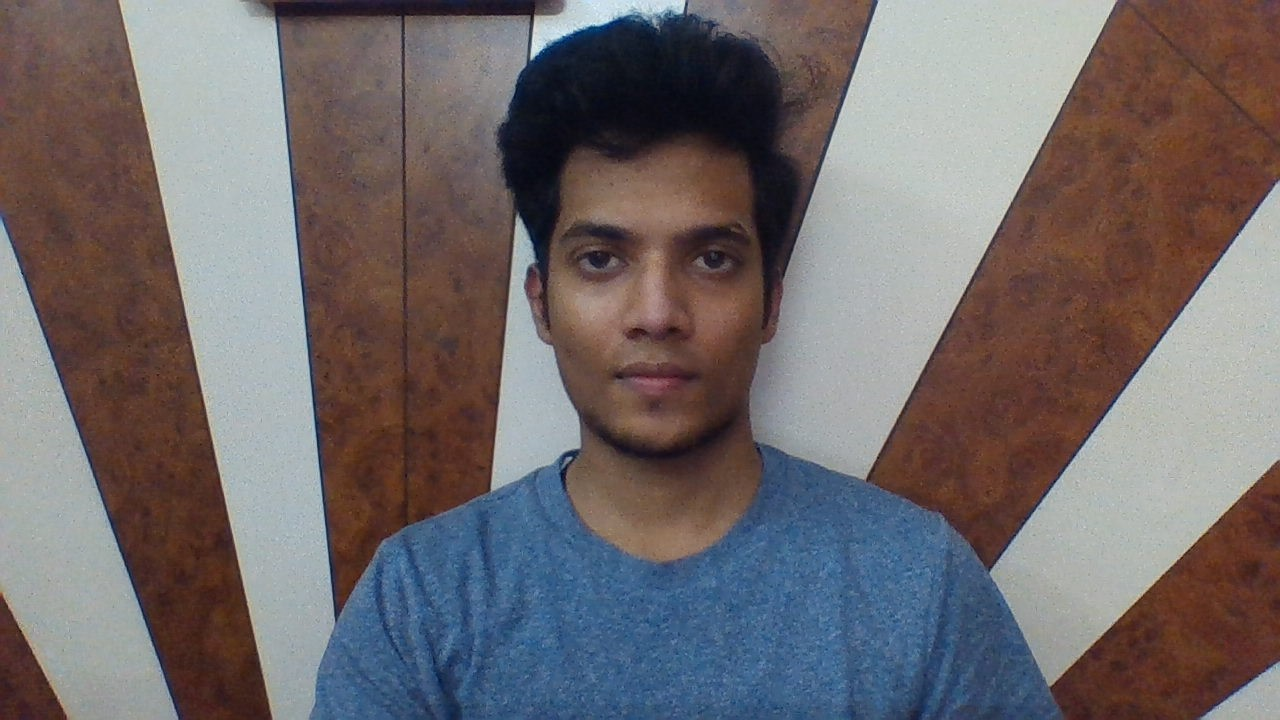
#> input picture TestImages/Ronak.jpg, 1280 x 720 px
$ python tester.py
#> lines starting #> are read from the running program, lines starting #| are printed output that depends on the picture
### faceRecognition.py
import cv2
import os


import numpy as np

#This module contains all common functions that are called in tester.py file


#Given an image below function returns rectangle for face detected alongwith gray scale image
def faceDetection(test_img):
    gray_img=cv2.cvtColor(test_img,cv2.COLOR_BGR2GRAY)#convert color image to grayscale
    face_haar_cascade=cv2.CascadeClassifier('HaarCascade/haarcascade_frontalface_default.xml')#Load haar classifier
    faces=face_haar_cascade.detectMultiScale(gray_img,scaleFactor=1.32,minNeighbors=5)#detectMultiScale returns rectangles

    return faces,gray_img


#Given a directory below function returns part of gray_img which is face alongwith its label/ID
# [34 lines left out: functions labels_for_training_data, train_classifier, not called in this run]

#Below function draws bounding boxes around detected face in image
def draw_rect(test_img,face):
    (x,y,w,h)=face
    cv2.rectangle(test_img,(x,y),(x+w,y+h),(34,255,34),thickness=4)

#Below function writes name of person for detected label
def put_text(test_img,text,x,y):
    cv2.putText(test_img,text,(x,y),cv2.FONT_HERSHEY_DUPLEX,1.4,(34,255,34),2)

### tester.py
import cv2
import os
import numpy as np
from datetime import datetime
import faceRecognition as fr

# This module takes images  stored in disband performs face recognition
test_img = cv2.imread('TestImages/Ronak.jpg')  # test_img path
#> test_img is the input picture: shape (720, 1280, 3); mean B, G, R 107, 105.3, 112.3
faces_detected, gray_img = fr.faceDetection(test_img)
#> in faceDetection, `gray_img=cv2.cvtColor(test_img,cv2.COLOR_BGR2GRAY)#convert color image..`:
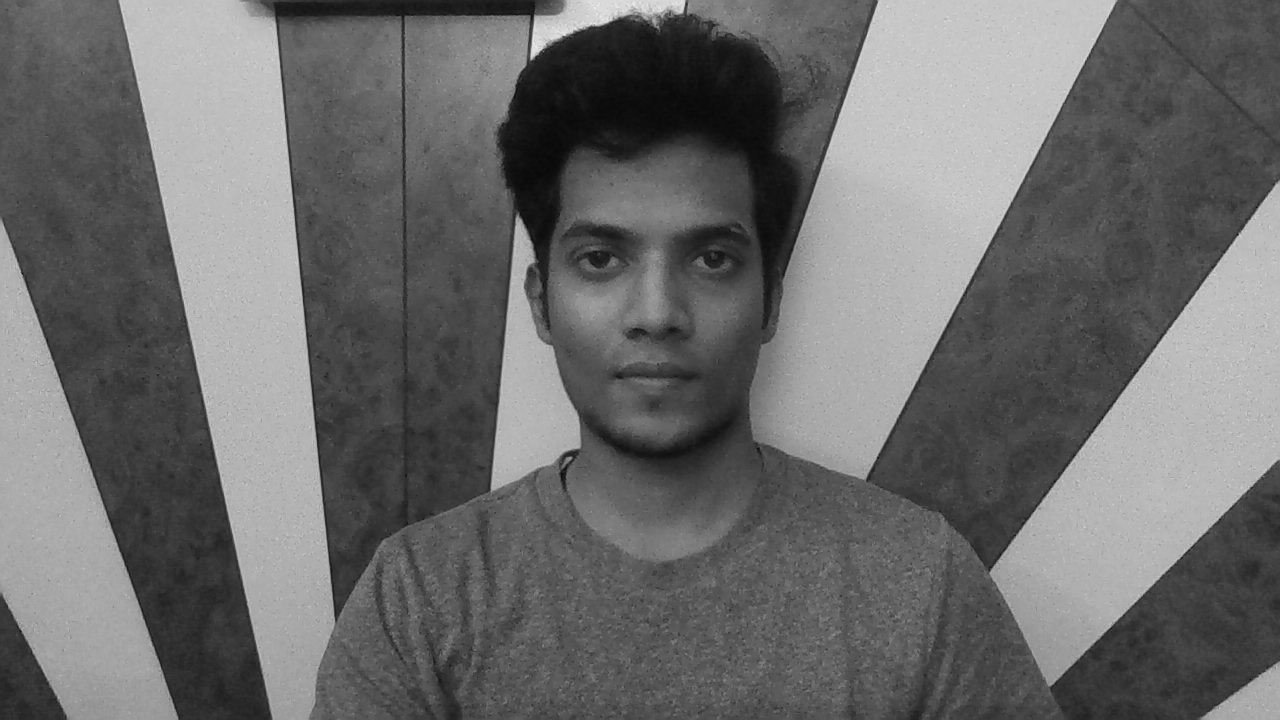
#> gray_img: shape (720, 1280); min 6, max 237, mean 107.6
#> in faceDetection, `faces=face_haar_cascade.detectMultiScale(gray_img,scaleFactor=1.32,min..`: faces = [[505, 136, 306, 306]]
#> faces_detected = [[505, 136, 306, 306]]
print("faces_detected:", faces_detected)
#| faces_detected: [[505 136 306 306]]

# Comment belows lines when running this program second time.Since it saves training.yml file in directory
#faces, faceID = fr.labels_for_training_data('trainingImages')
#face_recognizer = fr.train_classifier(faces, faceID)
#face_recognizer.write('trainingData.yml')


face_recognizer=cv2.face.LBPHFaceRecognizer_create()
#> (the run stopped early here; a loop or call above may not have finished)

$ run again, with TestImages/Raj.jpg copied over TestImages/Ronak.jpg
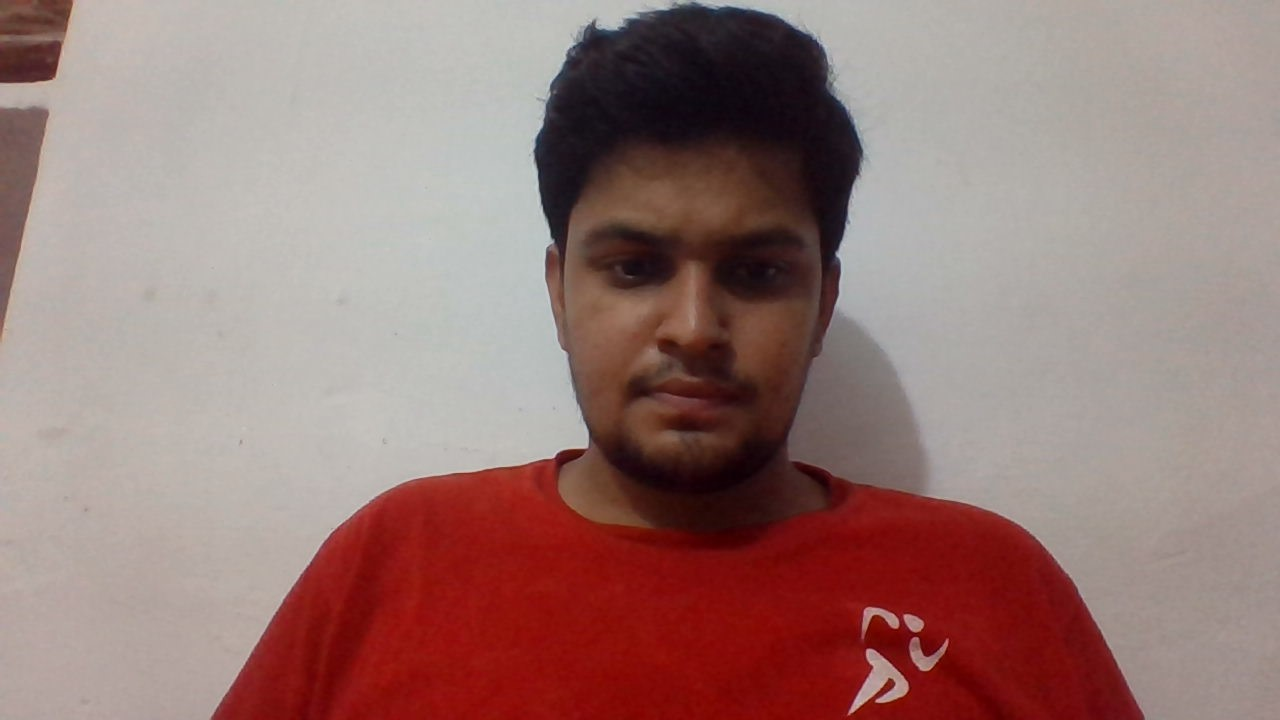
#> input picture TestImages/Raj.jpg, 1280 x 720 px
#> test_img is the input picture: shape (720, 1280, 3); mean B, G, R 118.2, 122.1, 152.1
#> in faceDetection, `gray_img=cv2.cvtColor(test_img,cv2.COLOR_BGR2GRAY)#convert color image..`:
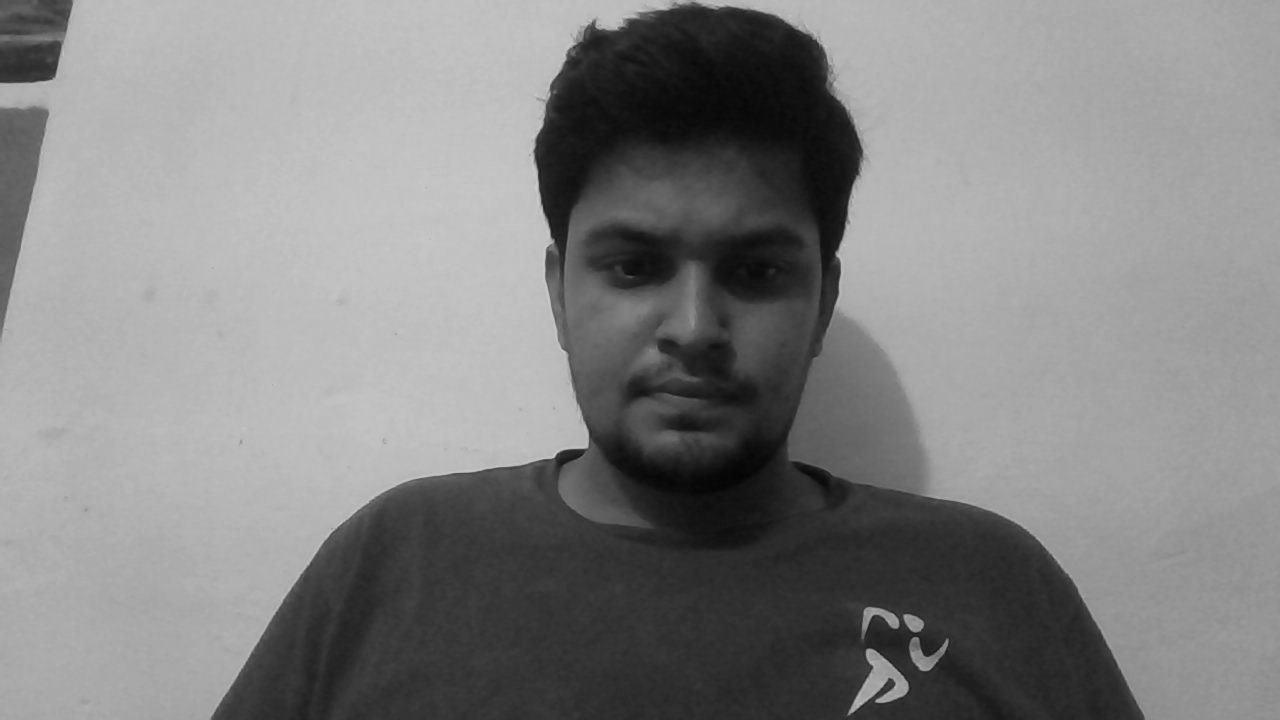
#> gray_img: shape (720, 1280); min 5, max 206, mean 130.6
#> faces = [[523, 134, 339, 339]]
#| faces_detected: [[523 134 339 339]]

$ run again, with TestImages/1.jpeg copied over TestImages/Ronak.jpg
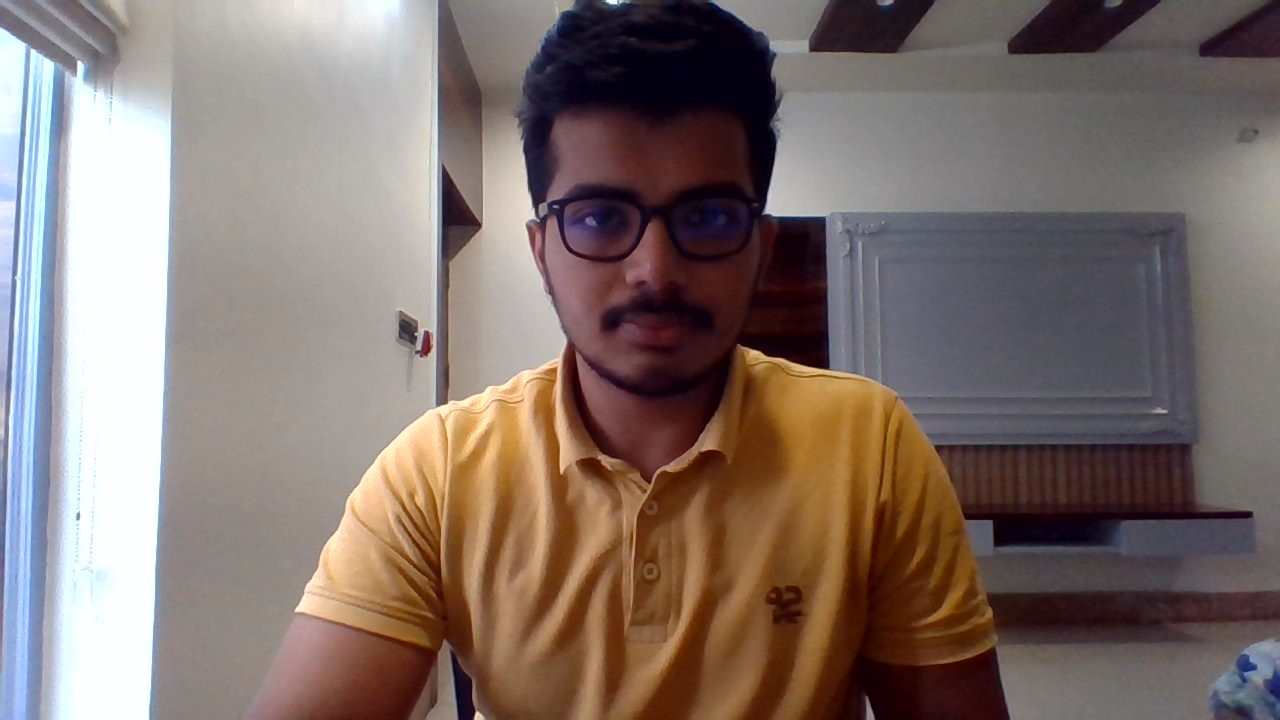
#> input picture TestImages/1.jpeg, 1280 x 720 px
#> test_img is the input picture: shape (720, 1280, 3); mean B, G, R 108.3, 113.8, 128.8
#> in faceDetection, `gray_img=cv2.cvtColor(test_img,cv2.COLOR_BGR2GRAY)#convert color image..`:
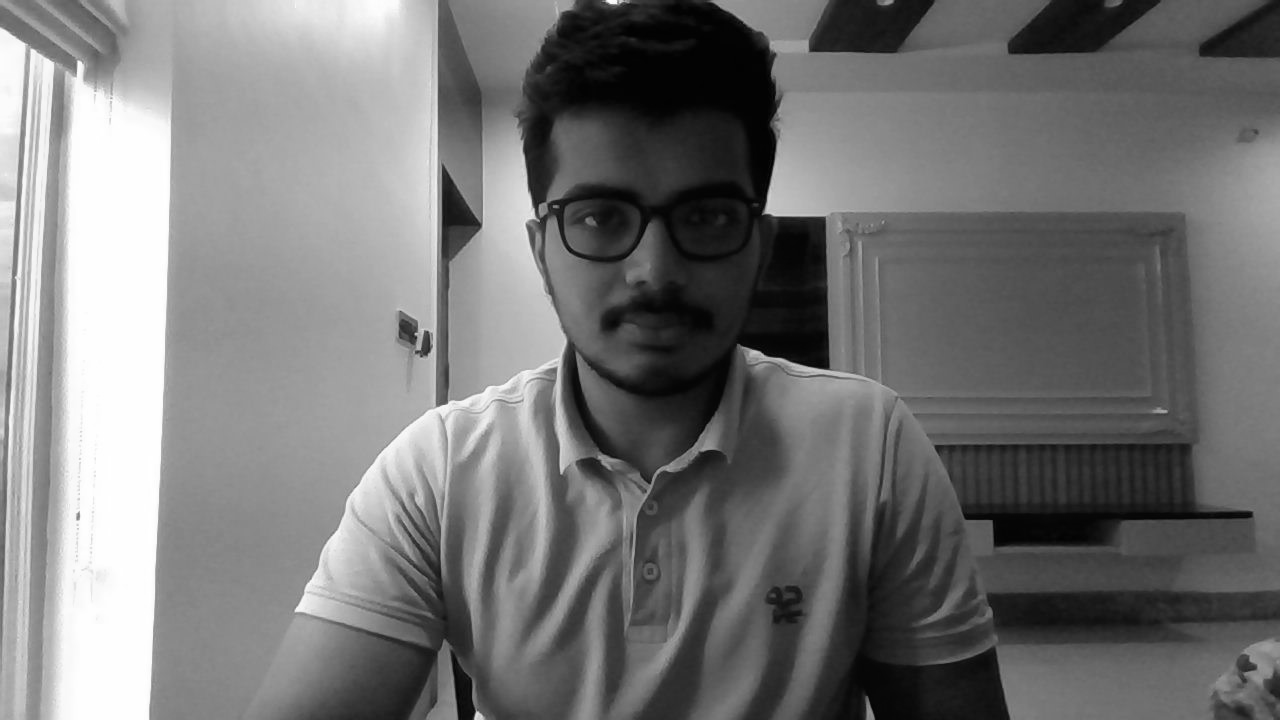
#> gray_img: shape (720, 1280); min 2, max 255, mean 117.7
#> faces = [[522, 123, 265, 265]]
#| faces_detected: [[522 123 265 265]]

$ run again, with TestImages/23.jpeg copied over TestImages/Ronak.jpg
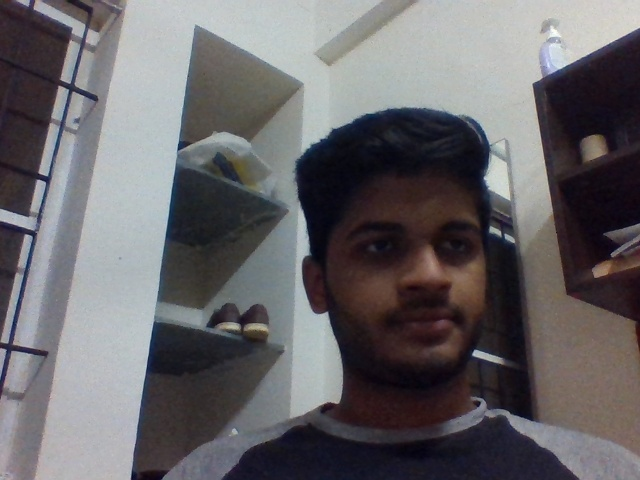
#> input picture TestImages/23.jpeg, 640 x 480 px
#> test_img is the input picture: shape (480, 640, 3); mean B, G, R 104, 100.9, 103.4
#> in faceDetection, `gray_img=cv2.cvtColor(test_img,cv2.COLOR_BGR2GRAY)#convert color image..`:
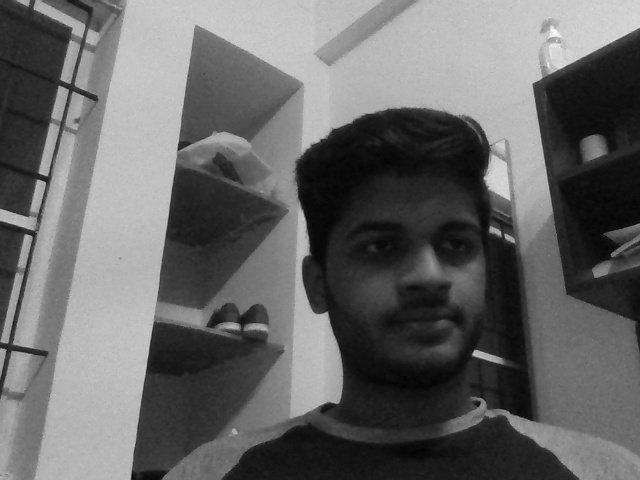
#> gray_img: shape (480, 640); min 4, max 253, mean 102
#> faces = [[316, 170, 203, 203]]
#| faces_detected: [[316 170 203 203]]
